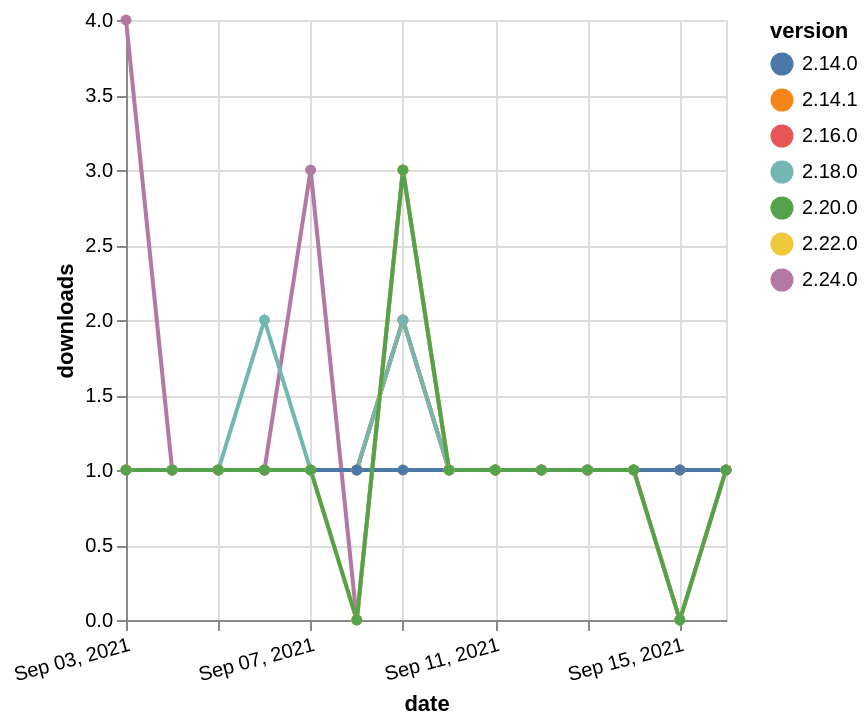

Vega-Lite specification stored for this chart:
### Vega-Lite specification from a JSON file in a GitHub repository (floating-point values rounded to 4 significant figures)
{"$schema": "https://vega.github.io/schema/vega-lite/v5.json", "description": "A simple bar chart with embedded data.", "data": {"values": [{"date": "2021-09-03", "total": 193, "delta": 1, "version": "2.16.0"}, {"date": "2021-09-04", "total": 194, "delta": 1, "version": "2.16.0"}, {"date": "2021-09-05", "total": 195, "delta": 1, "version": "2.16.0"}, {"date": "2021-09-06", "total": 196, "delta": 1, "version": "2.16.0"}, {"date": "2021-09-07", "total": 197, "delta": 1, "version": "2.16.0"}, {"date": "2021-09-08", "total": 198, "delta": 1, "version": "2.16.0"}, {"date": "2021-09-09", "total": 200, "delta": 2, "version": "2.16.0"}, {"date": "2021-09-10", "total": 201, "delta": 1, "version": "2.16.0"}, {"date": "2021-09-11", "total": 202, "delta": 1, "version": "2.16.0"}, {"date": "2021-09-12", "total": 203, "delta": 1, "version": "2.16.0"}, {"date": "2021-09-13", "total": 204, "delta": 1, "version": "2.16.0"}, {"date": "2021-09-14", "total": 205, "delta": 1, "version": "2.16.0"}, {"date": "2021-09-15", "total": 206, "delta": 1, "version": "2.16.0"}, {"date": "2021-09-16", "total": 207, "delta": 1, "version": "2.16.0"}, {"date": "2021-09-03", "total": 176, "delta": 1, "version": "2.14.1"}, {"date": "2021-09-04", "total": 177, "delta": 1, "version": "2.14.1"}, {"date": "2021-09-05", "total": 178, "delta": 1, "version": "2.14.1"}, {"date": "2021-09-06", "total": 179, "delta": 1, "version": "2.14.1"}, {"date": "2021-09-07", "total": 180, "delta": 1, "version": "2.14.1"}, {"date": "2021-09-08", "total": 181, "delta": 1, "version": "2.14.1"}, {"date": "2021-09-09", "total": 183, "delta": 2, "version": "2.14.1"}, {"date": "2021-09-10", "total": 184, "delta": 1, "version": "2.14.1"}, {"date": "2021-09-11", "total": 185, "delta": 1, "version": "2.14.1"}, {"date": "2021-09-12", "total": 186, "delta": 1, "version": "2.14.1"}, {"date": "2021-09-13", "total": 187, "delta": 1, "version": "2.14.1"}, {"date": "2021-09-14", "total": 188, "delta": 1, "version": "2.14.1"}, {"date": "2021-09-15", "total": 189, "delta": 1, "version": "2.14.1"}, {"date": "2021-09-16", "total": 190, "delta": 1, "version": "2.14.1"}, {"date": "2021-09-03", "total": 129, "delta": 4, "version": "2.24.0"}, {"date": "2021-09-04", "total": 130, "delta": 1, "version": "2.24.0"}, {"date": "2021-09-05", "total": 131, "delta": 1, "version": "2.24.0"}, {"date": "2021-09-06", "total": 132, "delta": 1, "version": "2.24.0"}, {"date": "2021-09-07", "total": 135, "delta": 3, "version": "2.24.0"}, {"date": "2021-09-08", "total": 135, "delta": 0, "version": "2.24.0"}, {"date": "2021-09-09", "total": 138, "delta": 3, "version": "2.24.0"}, {"date": "2021-09-10", "total": 139, "delta": 1, "version": "2.24.0"}, {"date": "2021-09-11", "total": 140, "delta": 1, "version": "2.24.0"}, {"date": "2021-09-12", "total": 141, "delta": 1, "version": "2.24.0"}, {"date": "2021-09-13", "total": 142, "delta": 1, "version": "2.24.0"}, {"date": "2021-09-14", "total": 143, "delta": 1, "version": "2.24.0"}, {"date": "2021-09-15", "total": 143, "delta": 0, "version": "2.24.0"}, {"date": "2021-09-16", "total": 144, "delta": 1, "version": "2.24.0"}, {"date": "2021-09-03", "total": 209, "delta": 1, "version": "2.18.0"}, {"date": "2021-09-04", "total": 210, "delta": 1, "version": "2.18.0"}, {"date": "2021-09-05", "total": 211, "delta": 1, "version": "2.18.0"}, {"date": "2021-09-06", "total": 213, "delta": 2, "version": "2.18.0"}, {"date": "2021-09-07", "total": 214, "delta": 1, "version": "2.18.0"}, {"date": "2021-09-08", "total": 215, "delta": 1, "version": "2.18.0"}, {"date": "2021-09-09", "total": 217, "delta": 2, "version": "2.18.0"}, {"date": "2021-09-10", "total": 218, "delta": 1, "version": "2.18.0"}, {"date": "2021-09-11", "total": 219, "delta": 1, "version": "2.18.0"}, {"date": "2021-09-12", "total": 220, "delta": 1, "version": "2.18.0"}, {"date": "2021-09-13", "total": 221, "delta": 1, "version": "2.18.0"}, {"date": "2021-09-14", "total": 222, "delta": 1, "version": "2.18.0"}, {"date": "2021-09-15", "total": 223, "delta": 1, "version": "2.18.0"}, {"date": "2021-09-16", "total": 224, "delta": 1, "version": "2.18.0"}, {"date": "2021-09-03", "total": 262, "delta": 1, "version": "2.14.0"}, {"date": "2021-09-04", "total": 263, "delta": 1, "version": "2.14.0"}, {"date": "2021-09-05", "total": 264, "delta": 1, "version": "2.14.0"}, {"date": "2021-09-06", "total": 265, "delta": 1, "version": "2.14.0"}, {"date": "2021-09-07", "total": 266, "delta": 1, "version": "2.14.0"}, {"date": "2021-09-08", "total": 267, "delta": 1, "version": "2.14.0"}, {"date": "2021-09-09", "total": 268, "delta": 1, "version": "2.14.0"}, {"date": "2021-09-10", "total": 269, "delta": 1, "version": "2.14.0"}, {"date": "2021-09-11", "total": 270, "delta": 1, "version": "2.14.0"}, {"date": "2021-09-12", "total": 271, "delta": 1, "version": "2.14.0"}, {"date": "2021-09-13", "total": 272, "delta": 1, "version": "2.14.0"}, {"date": "2021-09-14", "total": 273, "delta": 1, "version": "2.14.0"}, {"date": "2021-09-15", "total": 274, "delta": 1, "version": "2.14.0"}, {"date": "2021-09-16", "total": 275, "delta": 1, "version": "2.14.0"}, {"date": "2021-09-03", "total": 195, "delta": 1, "version": "2.22.0"}, {"date": "2021-09-04", "total": 196, "delta": 1, "version": "2.22.0"}, {"date": "2021-09-05", "total": 197, "delta": 1, "version": "2.22.0"}, {"date": "2021-09-06", "total": 198, "delta": 1, "version": "2.22.0"}, {"date": "2021-09-07", "total": 199, "delta": 1, "version": "2.22.0"}, {"date": "2021-09-08", "total": 199, "delta": 0, "version": "2.22.0"}, {"date": "2021-09-09", "total": 202, "delta": 3, "version": "2.22.0"}, {"date": "2021-09-10", "total": 203, "delta": 1, "version": "2.22.0"}, {"date": "2021-09-11", "total": 204, "delta": 1, "version": "2.22.0"}, {"date": "2021-09-12", "total": 205, "delta": 1, "version": "2.22.0"}, {"date": "2021-09-13", "total": 206, "delta": 1, "version": "2.22.0"}, {"date": "2021-09-14", "total": 207, "delta": 1, "version": "2.22.0"}, {"date": "2021-09-15", "total": 207, "delta": 0, "version": "2.22.0"}, {"date": "2021-09-16", "total": 208, "delta": 1, "version": "2.22.0"}, {"date": "2021-09-03", "total": 211, "delta": 1, "version": "2.20.0"}, {"date": "2021-09-04", "total": 212, "delta": 1, "version": "2.20.0"}, {"date": "2021-09-05", "total": 213, "delta": 1, "version": "2.20.0"}, {"date": "2021-09-06", "total": 214, "delta": 1, "version": "2.20.0"}, {"date": "2021-09-07", "total": 215, "delta": 1, "version": "2.20.0"}, {"date": "2021-09-08", "total": 215, "delta": 0, "version": "2.20.0"}, {"date": "2021-09-09", "total": 218, "delta": 3, "version": "2.20.0"}, {"date": "2021-09-10", "total": 219, "delta": 1, "version": "2.20.0"}, {"date": "2021-09-11", "total": 220, "delta": 1, "version": "2.20.0"}, {"date": "2021-09-12", "total": 221, "delta": 1, "version": "2.20.0"}, {"date": "2021-09-13", "total": 222, "delta": 1, "version": "2.20.0"}, {"date": "2021-09-14", "total": 223, "delta": 1, "version": "2.20.0"}, {"date": "2021-09-15", "total": 223, "delta": 0, "version": "2.20.0"}, {"date": "2021-09-16", "total": 224, "delta": 1, "version": "2.20.0"}]}, "width": "container", "mark": {"type": "line", "point": {"filled": true}}, "encoding": {"x": {"field": "date", "type": "temporal", "timeUnit": "yearmonthdate", "title": "date", "axis": {"labelAngle": -15}}, "y": {"field": "delta", "type": "quantitative", "title": "downloads"}, "color": {"field": "version", "type": "nominal"}, "tooltip": {"field": "delta"}}}
